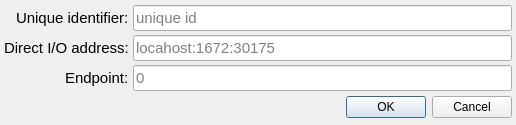
<?xml version="1.0" encoding="UTF-8"?>
<ui version="4.0">
 <class>CreateEditDataService</class>
 <widget class="QDialog" name="CreateEditDataService">
  <property name="geometry">
   <rect>
    <x>0</x>
    <y>0</y>
    <width>516</width>
    <height>125</height>
   </rect>
  </property>
  <property name="maximumSize">
   <size>
    <width>16777215</width>
    <height>125</height>
   </size>
  </property>
  <property name="windowTitle">
   <string>Dialog</string>
  </property>
  <layout class="QVBoxLayout" name="verticalLayout">
   <property name="spacing">
    <number>4</number>
   </property>
   <property name="leftMargin">
    <number>4</number>
   </property>
   <property name="topMargin">
    <number>4</number>
   </property>
   <property name="rightMargin">
    <number>4</number>
   </property>
   <property name="bottomMargin">
    <number>4</number>
   </property>
   <item>
    <layout class="QGridLayout" name="gridLayout">
     <item row="1" column="1">
      <widget class="QLineEdit" name="lineEditDirectIOAddress">
       <property name="font">
        <font>
         <pointsize>11</pointsize>
        </font>
       </property>
       <property name="placeholderText">
        <string>locahost:1672:30175</string>
       </property>
      </widget>
     </item>
     <item row="0" column="1">
      <widget class="QLineEdit" name="lineEditUniqueIdentifier">
       <property name="font">
        <font>
         <pointsize>11</pointsize>
        </font>
       </property>
       <property name="placeholderText">
        <string>unique id</string>
       </property>
      </widget>
     </item>
     <item row="0" column="0" alignment="Qt::AlignRight|Qt::AlignVCenter">
      <widget class="QLabel" name="label">
       <property name="font">
        <font>
         <pointsize>11</pointsize>
        </font>
       </property>
       <property name="text">
        <string>Unique identifier:</string>
       </property>
      </widget>
     </item>
     <item row="1" column="0" alignment="Qt::AlignRight|Qt::AlignVCenter">
      <widget class="QLabel" name="label_2">
       <property name="font">
        <font>
         <pointsize>11</pointsize>
        </font>
       </property>
       <property name="text">
        <string>Direct I/O address:</string>
       </property>
      </widget>
     </item>
     <item row="2" column="0" alignment="Qt::AlignRight|Qt::AlignVCenter">
      <widget class="QLabel" name="label_3">
       <property name="font">
        <font>
         <pointsize>11</pointsize>
        </font>
       </property>
       <property name="text">
        <string>Endpoint:</string>
       </property>
      </widget>
     </item>
     <item row="2" column="1">
      <widget class="QLineEdit" name="lineEditEndpoint">
       <property name="font">
        <font>
         <pointsize>11</pointsize>
        </font>
       </property>
       <property name="placeholderText">
        <string>0</string>
       </property>
      </widget>
     </item>
    </layout>
   </item>
   <item>
    <widget class="QDialogButtonBox" name="buttonBox">
     <property name="orientation">
      <enum>Qt::Horizontal</enum>
     </property>
     <property name="standardButtons">
      <set>QDialogButtonBox::Cancel|QDialogButtonBox::Ok</set>
     </property>
    </widget>
   </item>
  </layout>
 </widget>
 <tabstops>
  <tabstop>lineEditUniqueIdentifier</tabstop>
  <tabstop>lineEditDirectIOAddress</tabstop>
  <tabstop>lineEditEndpoint</tabstop>
 </tabstops>
 <resources/>
 <connections>
  <connection>
   <sender>buttonBox</sender>
   <signal>accepted()</signal>
   <receiver>CreateEditDataService</receiver>
   <slot>accept()</slot>
   <hints>
    <hint type="sourcelabel">
     <x>248</x>
     <y>254</y>
    </hint>
    <hint type="destinationlabel">
     <x>157</x>
     <y>274</y>
    </hint>
   </hints>
  </connection>
  <connection>
   <sender>buttonBox</sender>
   <signal>rejected()</signal>
   <receiver>CreateEditDataService</receiver>
   <slot>reject()</slot>
   <hints>
    <hint type="sourcelabel">
     <x>316</x>
     <y>260</y>
    </hint>
    <hint type="destinationlabel">
     <x>286</x>
     <y>274</y>
    </hint>
   </hints>
  </connection>
 </connections>
</ui>
